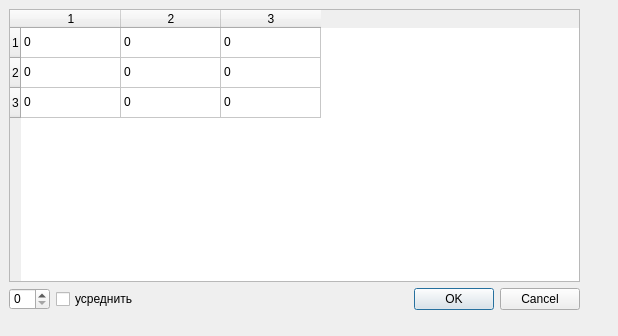
<?xml version="1.0" encoding="UTF-8"?>
<ui version="4.0">
 <class>ConvolutionDialog</class>
 <widget class="QDialog" name="ConvolutionDialog">
  <property name="geometry">
   <rect>
    <x>0</x>
    <y>0</y>
    <width>618</width>
    <height>336</height>
   </rect>
  </property>
  <property name="windowTitle">
   <string>ConvolutionKernel</string>
  </property>
  <property name="styleSheet">
   <string notr="true">body {
    background-color: lightblue;
}
h1 {
    color: white;
    text-align: center;
}
p {
    font-family: verdana;
    font-size: 20px;
} </string>
  </property>
  <widget class="QWidget" name="gridLayoutWidget">
   <property name="geometry">
    <rect>
     <x>9</x>
     <y>9</y>
     <width>571</width>
     <height>301</height>
    </rect>
   </property>
   <layout class="QGridLayout" name="gridLayout">
    <item row="1" column="2">
     <widget class="QDialogButtonBox" name="buttonBox">
      <property name="orientation">
       <enum>Qt::Horizontal</enum>
      </property>
      <property name="standardButtons">
       <set>QDialogButtonBox::Cancel|QDialogButtonBox::Ok</set>
      </property>
     </widget>
    </item>
    <item row="1" column="0">
     <widget class="QSpinBox" name="spinBox">
      <property name="styleSheet">
       <string notr="true"/>
      </property>
      <property name="wrapping">
       <bool>false</bool>
      </property>
      <property name="specialValueText">
       <string/>
      </property>
      <property name="suffix">
       <string/>
      </property>
     </widget>
    </item>
    <item row="0" column="0" colspan="3">
     <widget class="QTableWidget" name="tableWidget">
      <row>
       <property name="text">
        <string>1</string>
       </property>
      </row>
      <row>
       <property name="text">
        <string>2</string>
       </property>
      </row>
      <row>
       <property name="text">
        <string>3</string>
       </property>
      </row>
      <column>
       <property name="text">
        <string>1</string>
       </property>
      </column>
      <column>
       <property name="text">
        <string>2</string>
       </property>
      </column>
      <column>
       <property name="text">
        <string>3</string>
       </property>
      </column>
      <item row="0" column="0">
       <property name="text">
        <string>0</string>
       </property>
      </item>
      <item row="0" column="1">
       <property name="text">
        <string>0</string>
       </property>
      </item>
      <item row="0" column="2">
       <property name="text">
        <string>0</string>
       </property>
      </item>
      <item row="1" column="0">
       <property name="text">
        <string>0</string>
       </property>
      </item>
      <item row="1" column="1">
       <property name="text">
        <string>0</string>
       </property>
      </item>
      <item row="1" column="2">
       <property name="text">
        <string>0</string>
       </property>
      </item>
      <item row="2" column="0">
       <property name="text">
        <string>0</string>
       </property>
      </item>
      <item row="2" column="1">
       <property name="text">
        <string>0</string>
       </property>
      </item>
      <item row="2" column="2">
       <property name="text">
        <string>0</string>
       </property>
      </item>
     </widget>
    </item>
    <item row="1" column="1">
     <widget class="QCheckBox" name="checkBox">
      <property name="styleSheet">
       <string notr="true"/>
      </property>
      <property name="text">
       <string>усреднить</string>
      </property>
     </widget>
    </item>
   </layout>
  </widget>
 </widget>
 <resources/>
 <connections>
  <connection>
   <sender>buttonBox</sender>
   <signal>accepted()</signal>
   <receiver>ConvolutionDialog</receiver>
   <slot>accept()</slot>
   <hints>
    <hint type="sourcelabel">
     <x>248</x>
     <y>254</y>
    </hint>
    <hint type="destinationlabel">
     <x>157</x>
     <y>274</y>
    </hint>
   </hints>
  </connection>
  <connection>
   <sender>buttonBox</sender>
   <signal>rejected()</signal>
   <receiver>ConvolutionDialog</receiver>
   <slot>reject()</slot>
   <hints>
    <hint type="sourcelabel">
     <x>316</x>
     <y>260</y>
    </hint>
    <hint type="destinationlabel">
     <x>286</x>
     <y>274</y>
    </hint>
   </hints>
  </connection>
 </connections>
</ui>
